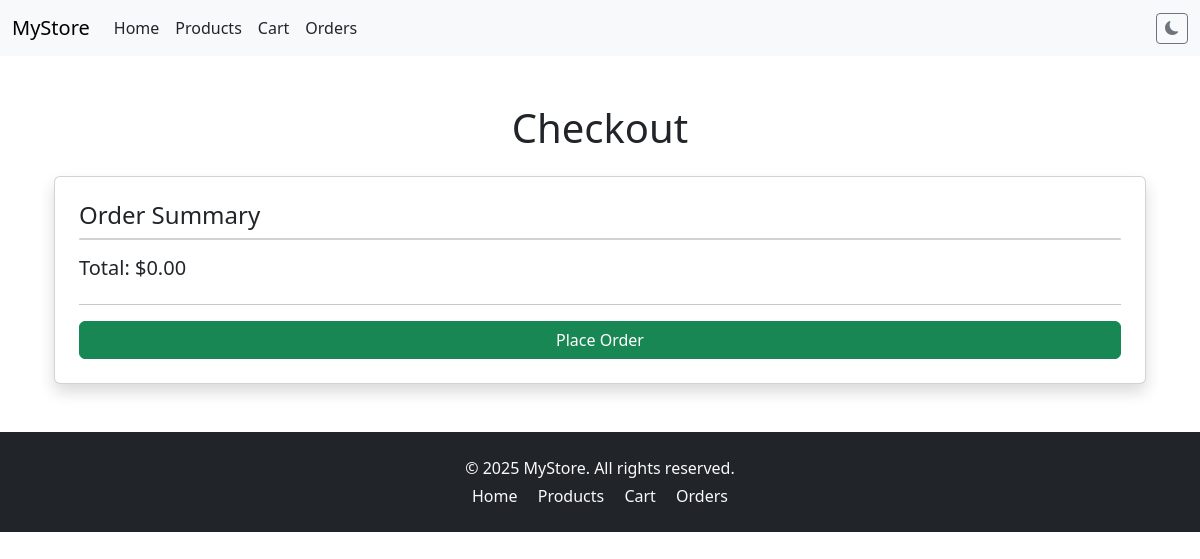
Before: /checkout/ (signed in) with the older database file.
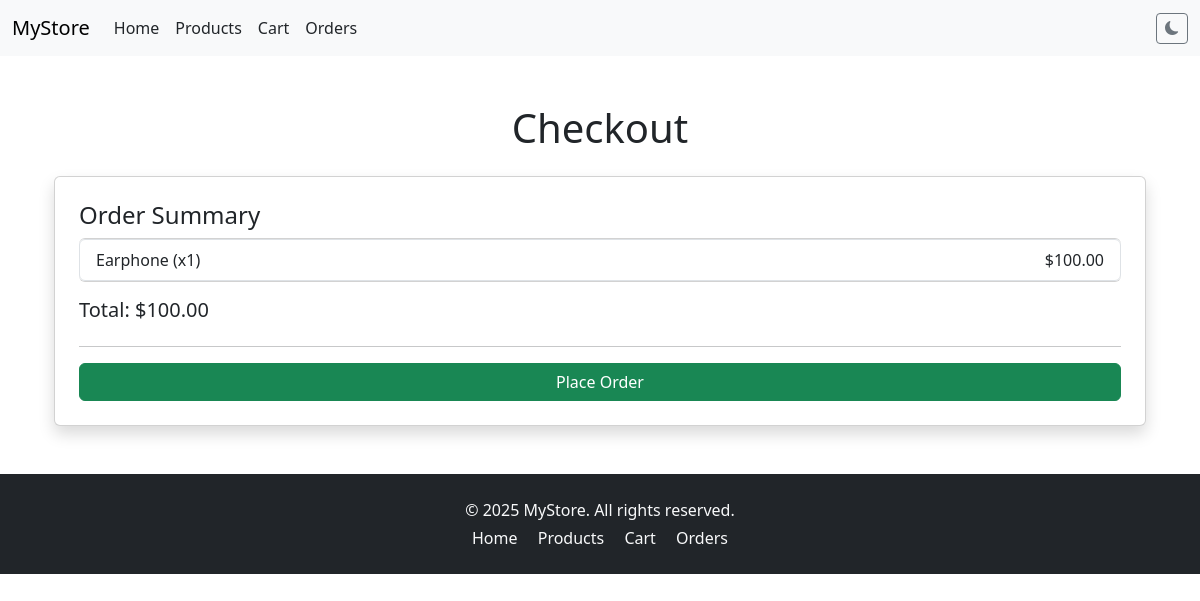
After: the same page with the newer database file.
### store/models.py (models this page shows, shortened)
class Cart(models.Model):
    user = models.ForeignKey(User, on_delete=models.CASCADE)
    product = models.ForeignKey(Product, on_delete=models.CASCADE)
    quantity = models.PositiveIntegerField(default=1)

class Product(models.Model):
    name = models.CharField(max_length=255)
    description = models.TextField()
    price = models.DecimalField(max_digits=10, decimal_places=2)
    image = models.ImageField(upload_to='products/', blank=True, null=True)
    created_at = models.DateTimeField(auto_now_add=True)

### store/views.py (the view)
# urls.py: path('checkout/', views.checkout, name='checkout'),
@login_required
def checkout(request):
    cart_items = Cart.objects.filter(user=request.user)
    total_price = sum(item.product.price * item.quantity for item in cart_items)
    return render(request, 'store/checkout.html', {
        'cart_items': cart_items,
        'total_price': total_price,
    })

### store/templates/store/checkout.html (shortened to what this page needs)
{% extends "store/base.html" %}
{% block content %}
<div class="container mt-5">
    <h1 class="text-center mb-4">Checkout</h1>
    <div class="card p-4 shadow">
        <h4>Order Summary</h4>
        <ul class="list-group mb-3">
            {% for item in cart_items %}
            <li class="list-group-item d-flex justify-content-between align-items-center">
                {{ item.product.name }} (x{{ item.quantity }})
                <span>${{ item.product.price|floatformat:2 }}</span>
            </li>
            {% endfor %}
        </ul>
        <h5>Total: ${{ total_price|floatformat:2 }}</h5>
        <hr>
        <form method="post" action="{% url 'place_order' %}">
            <button type="submit" class="btn btn-success w-100">Place Order</button>
        </form>
    </div>
</div>
{% endblock %}

Changed rows visible on the page:
added Cart: product.name "Earphone", quantity "1", product.price "100.00"
Other visible differences:
{{ total_price|floatformat:2 }}: "0.00" → "100.00"
